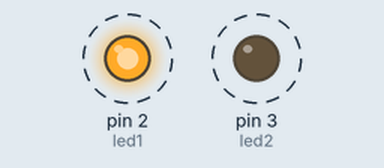
Simulated run of this program. Board: MicroPython board. Shown: output pins drawn as LEDs (lit = HIGH). Dashed ring = blinking.

Above: at 0.04 s.
Timing chart, 0 to 3.0 s (numbered marks = the images above):
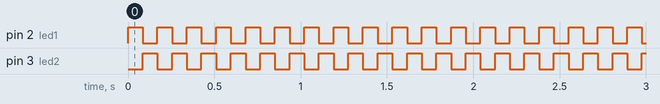

The program:

Ej4.py
```python
import machine
import utime

led1 = machine.Pin(2, machine.Pin.OUT)
led2 = machine.Pin(3, machine.Pin.OUT)

while True:
    led1.value(1)
    led2.value(0)
    utime.sleep_ms(85)

    led1.value(0)
    led2.value(1)
    utime.sleep_ms(85)
```

Measured:
- by itself, pin 2 (led1), pin 3 (led2): alternates HIGH for 0.09 s and LOW for 0.09 s
